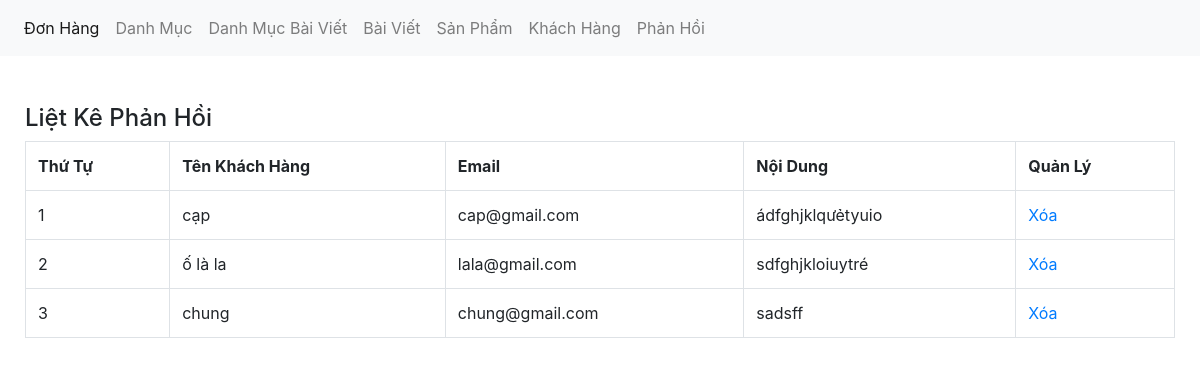
Page /admin/xulylienhe.php on the committed database.
### tables this page shows
CREATE TABLE `tbl_lienhe` (
  `lienhe_id` int(11) NOT NULL,
  `lienhe_name` varchar(100) NOT NULL,
  `lienhe_email` varchar(100) NOT NULL,
  `lienhe_noidung` text NOT NULL
);

### admin/xulylienhe.php (the view, shortened to what this page needs)
<?php
	include('../db/connect.php');
?>
<!DOCTYPE html>
<html lang="en">
<head>
	<link href="../css/bootstrap.css" rel="stylesheet" type="text/css" media="all" />
</head>
<body>
	<nav class="navbar navbar-expand-lg navbar-light bg-light">
	  <div class="collapse navbar-collapse" id="navbarNav">
	    <ul class="navbar-nav">
	      <li class="nav-item active">
	        <a class="nav-link" href="xulydonhang.php">Đơn Hàng <span class="sr-only">(current)</span></a>
	      </li>
	      <li class="nav-item">
	        <a class="nav-link" href="xulydanhmuc.php">Danh Mục</a>
	      </li>
	      <li class="nav-item">
	        <a class="nav-link" href="xulydanhmucbaiviet.php">Danh Mục Bài Viết</a>
	      </li>
	         <li class="nav-item">
	        <a class="nav-link" href="xulybaiviet.php">Bài Viết</a>
	      </li>
	      <li class="nav-item">
	        <a class="nav-link" href="xulysanpham.php">Sản Phẩm</a>
	      </li>
	       <li class="nav-item">
	         <a class="nav-link" href="xulykhachhang.php">Khách Hàng</a>
	      </li>
          <li class="nav-item">
	         <a class="nav-link" href="xulylienhe.php">Phản Hồi</a>
	      </li>
	    </ul>
	  </div>
	</nav><br><br>
	<div class="container">
		<div class="row">
			<div class="col-md-12">
				<h4>Liệt Kê Phản Hồi</h4>
				<?php
				$sql_select = mysqli_query($con,"SELECT * FROM tbl_lienhe ORDER BY lienhe_id DESC");
				?>
				<table class="table table-bordered ">
					<tr>
						<th>Thứ Tự</th>
						<th>Tên Khách Hàng</th>
						<th>Email</th>
                        <th>Nội Dung</th>
                        <th>Quản Lý</th>
					</tr>
					<?php
					$i = 0;
					while($row_category = mysqli_fetch_array($sql_select)){
						$i++;
					?>
					<tr>
						<td><?php echo $i; ?></td>
						<td><?php echo $row_category['lienhe_name'] ?></td>
                        <td><?php echo $row_category['lienhe_email'] ?></td>
                        <td><?php echo $row_category['lienhe_noidung'] ?></td>
						<td><a href="?xoa=<?php echo $row_category['lienhe_id'] ?>">Xóa</a></td>
					</tr>
					<?php
					}
					?>
				</table>
			</div>
		</div>
	</div>
</body>
</html>

### rows in the picture
tbl_lienhe: lienhe_name "cạp", lienhe_email "cap@gmail.com", lienhe_noidung "ádfghjklqưẻtyuio"
tbl_lienhe: lienhe_name "ố là la", lienhe_email "lala@gmail.com", lienhe_noidung "sdfghjkloiuytré"
tbl_lienhe: lienhe_name "chung", lienhe_email "chung@gmail.com", lienhe_noidung "sadsff"
